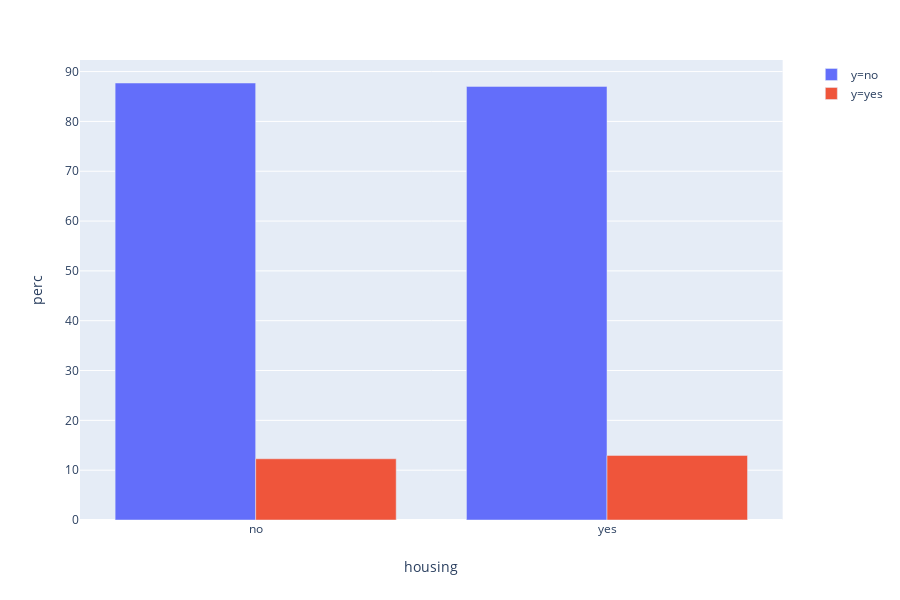

Notebook cell for this chart:
### Code cell
fig_age_y3 = px.bar(x6, x='housing', y = 'perc', color = 'y', barmode = 'group')
fig_age_y3.show()

### Figure 1 — Plotly figure (JSON) as saved in the notebook; plotly's stock layout.template omitted (floating-point values rounded to 4 significant figures)
{"data": [{"alignmentgroup": "True", "hoverlabel": {"namelength": 0}, "hovertemplate": "y=no<br>housing=%{x}<br>perc=%{y}", "legendgroup": "y=no", "marker": {"color": "#636efa"}, "name": "y=no", "offsetgroup": "y=no", "orientation": "v", "showlegend": true, "textposition": "auto", "type": "bar", "x": ["no", "yes"], "xaxis": "x", "y": [87.71, 87.03], "yaxis": "y"}, {"alignmentgroup": "True", "hoverlabel": {"namelength": 0}, "hovertemplate": "y=yes<br>housing=%{x}<br>perc=%{y}", "legendgroup": "y=yes", "marker": {"color": "#EF553B"}, "name": "y=yes", "offsetgroup": "y=yes", "orientation": "v", "showlegend": true, "textposition": "auto", "type": "bar", "x": ["no", "yes"], "xaxis": "x", "y": [12.29, 12.97], "yaxis": "y"}], "layout": {"barmode": "group", "height": 600, "legend": {"tracegroupgap": 0}, "margin": {"t": 60}, "xaxis": {"anchor": "y", "domain": [0, 0.98], "title": {"text": "housing"}}, "yaxis": {"anchor": "x", "domain": [0, 1], "title": {"text": "perc"}}}}
